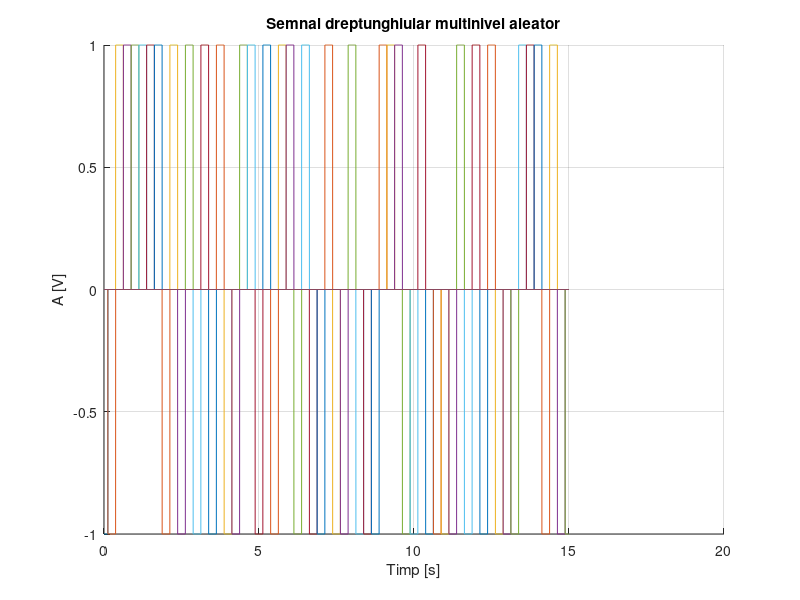

This figure's MATLAB source:
%Semnal dreptunghiular multinivel, aleator cu:
%Durata fiecarui nivel: 0,25 s;
%Nivelurile:
%a) {-1, 1}
%Rezolutie temporala 2ms
t=0:0.002:15;
niv = [ -1 1 ];
hold on
title('Semnal dreptunghiular multinivel aleator')
xlabel('Timp [s]')
ylabel('A [V]')
for n=0:0.25:40
y = datasample(niv, 1);
plot(t, y*rectpuls(t-n, 0.25))
end
grid 